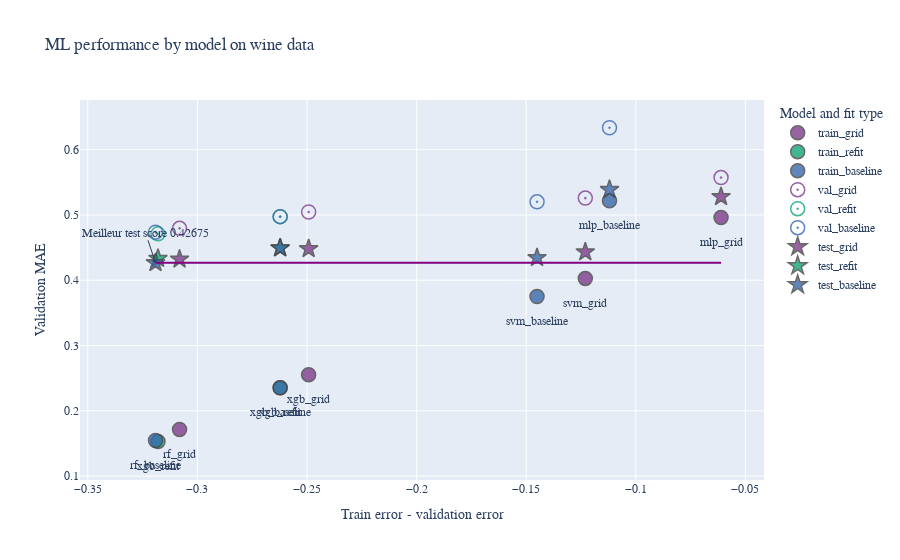

Write notebook code for a chart like this one.
### Markdown cell above
Pour ce graphique, les modèles qui se trouvent le plus à gauche ont le plus fort pouvoir de généralisation. 

Nous trouvons: 
- MLP et sans avec *tuning*
- SVM avec et sans *tuning*

À l'autre extrême, nous trouvons le XGB sans et avec  *tuning* et les RF (*tuned* et *baseline*) qui ont clairement sur-appris les données d'entraînement, toutefois, ils obtiennent des scores très élevés aussi avec les données de test. 

L'erreur est très proche de 0.

Voyons si notre classement de modèles change lorsque nous choisissons une autre métrique : le *mean absolute error*:

### Code cell
subset = scores.query("metric=='mae'")
fig = go.Figure()

# Add traces
show_anot = 0
for ith, split in enumerate(["train", "val", "test"]):
    temp = subset.query("data_split==@split")
    for i, kind in enumerate(temp["kind"].unique()):
        color = colors[i]
        models = temp[temp["kind"] == kind]["model"].values
        fig.add_trace(
            go.Scatter(
                x=temp[temp["kind"] == kind]["difference"],
                y=temp[temp["kind"] == kind]["score"],
                mode="markers",
                name=split + "_" + kind,
                marker=dict(
                    size=14,
                    symbol=symbols[ith],
                    color=color,
                    opacity=0.8,
                    line=dict(width=1.5),
                ),
                text=models + "_" + kind,
                hovertemplate="train error - val error: %{x} <br>SCORE: %{y} </br> MODEL :%{text}",
            )
        )

        if show_anot == 0:
            fig.add_trace(
                go.Scatter(
                    x=temp[temp["kind"] == kind]["difference"],
                    y=temp[temp["kind"] == kind]["score"] - 0.03,
                    mode="text",
                    text=models + "_" + kind,
                    textposition="bottom center",
                    showlegend=False,
                )
            )
    show_anot += 1
fig.update_layout(
    title=f"ML performance by model on {dataset} data",
    xaxis_title="Train error - validation error",
    yaxis_title="Validation MAE",
    legend_title="Model and fit type",
    font=dict(family="Courier New, monospace", size=12),
)

best_score= np.min(subset.query("data_split=='test'")['score'])

fig.add_shape(type='line',
                x0=np.min(subset['difference']),
                y0=best_score,
                y1=best_score,
                x1=np.max(subset['difference']),
                line=dict(color='Purple',),
                xref='x',
                yref='y'
                
)
fig.add_annotation(text= f"Meilleur test score {np.round(best_score,6)}",
                  x=np.min(subset['difference']), y=best_score, showarrow=True,arrowhead=1)

fig.show()

### Figure 1 — Plotly figure (JSON) as saved in the notebook; plotly's stock layout.template omitted (floating-point values rounded to 4 significant figures)
{"data": [{"hovertemplate": "train error - val error: %{x} <br>SCORE: %{y} </br> MODEL :%{text}", "marker": {"color": "rgb(127, 60, 141)", "line": {"width": 1.5}, "opacity": 0.8, "size": 14, "symbol": "circle"}, "mode": "markers", "name": "train_grid", "text": ["mlp_grid", "svm_grid", "rf_grid", "xgb_grid"], "type": "scatter", "x": [-0.06111, -0.123, -0.3082, -0.2493], "y": [0.4962, 0.4028, 0.1714, 0.2553]}, {"mode": "text", "showlegend": false, "text": ["mlp_grid", "svm_grid", "rf_grid", "xgb_grid"], "textposition": "bottom center", "type": "scatter", "x": [-0.06111, -0.123, -0.3082, -0.2493], "y": [0.4662, 0.3728, 0.1414, 0.2253]}, {"hovertemplate": "train error - val error: %{x} <br>SCORE: %{y} </br> MODEL :%{text}", "marker": {"color": "rgb(17, 165, 121)", "line": {"width": 1.5}, "opacity": 0.8, "size": 14, "symbol": "circle"}, "mode": "markers", "name": "train_refit", "text": ["xgb_refit", "xgb_refit"], "type": "scatter", "x": [-0.318, -0.2623], "y": [0.1531, 0.2352]}, {"mode": "text", "showlegend": false, "text": ["xgb_refit", "xgb_refit"], "textposition": "bottom center", "type": "scatter", "x": [-0.318, -0.2623], "y": [0.1231, 0.2052]}, {"hovertemplate": "train error - val error: %{x} <br>SCORE: %{y} </br> MODEL :%{text}", "marker": {"color": "rgb(57, 105, 172)", "line": {"width": 1.5}, "opacity": 0.8, "size": 14, "symbol": "circle"}, "mode": "markers", "name": "train_baseline", "text": ["mlp_baseline", "svm_baseline", "rf_baseline", "xgb_baseline"], "type": "scatter", "x": [-0.112, -0.1451, -0.3191, -0.2623], "y": [0.5217, 0.3751, 0.1546, 0.2352]}, {"mode": "text", "showlegend": false, "text": ["mlp_baseline", "svm_baseline", "rf_baseline", "xgb_baseline"], "textposition": "bottom center", "type": "scatter", "x": [-0.112, -0.1451, -0.3191, -0.2623], "y": [0.4917, 0.3451, 0.1246, 0.2052]}, {"hovertemplate": "train error - val error: %{x} <br>SCORE: %{y} </br> MODEL :%{text}", "marker": {"color": "rgb(127, 60, 141)", "line": {"width": 1.5}, "opacity": 0.8, "size": 14, "symbol": "circle-open-dot"}, "mode": "markers", "name": "val_grid", "text": ["mlp_grid", "svm_grid", "rf_grid", "xgb_grid"], "type": "scatter", "x": [-0.06111, -0.123, -0.3082, -0.2493], "y": [0.5573, 0.5259, 0.4795, 0.5045]}, {"hovertemplate": "train error - val error: %{x} <br>SCORE: %{y} </br> MODEL :%{text}", "marker": {"color": "rgb(17, 165, 121)", "line": {"width": 1.5}, "opacity": 0.8, "size": 14, "symbol": "circle-open-dot"}, "mode": "markers", "name": "val_refit", "text": ["xgb_refit", "xgb_refit"], "type": "scatter", "x": [-0.318, -0.2623], "y": [0.4711, 0.4975]}, {"hovertemplate": "train error - val error: %{x} <br>SCORE: %{y} </br> MODEL :%{text}", "marker": {"color": "rgb(57, 105, 172)", "line": {"width": 1.5}, "opacity": 0.8, "size": 14, "symbol": "circle-open-dot"}, "mode": "markers", "name": "val_baseline", "text": ["mlp_baseline", "svm_baseline", "rf_baseline", "xgb_baseline"], "type": "scatter", "x": [-0.112, -0.1451, -0.3191, -0.2623], "y": [0.6337, 0.5202, 0.4737, 0.4975]}, {"hovertemplate": "train error - val error: %{x} <br>SCORE: %{y} </br> MODEL :%{text}", "marker": {"color": "rgb(127, 60, 141)", "line": {"width": 1.5}, "opacity": 0.8, "size": 14, "symbol": "star"}, "mode": "markers", "name": "test_grid", "text": ["mlp_grid", "svm_grid", "rf_grid", "xgb_grid"], "type": "scatter", "x": [-0.06111, -0.123, -0.3082, -0.2493], "y": [0.5279, 0.4433, 0.4322, 0.4482]}, {"hovertemplate": "train error - val error: %{x} <br>SCORE: %{y} </br> MODEL :%{text}", "marker": {"color": "rgb(17, 165, 121)", "line": {"width": 1.5}, "opacity": 0.8, "size": 14, "symbol": "star"}, "mode": "markers", "name": "test_refit", "text": ["xgb_refit", "xgb_refit"], "type": "scatter", "x": [-0.318, -0.2623], "y": [0.4333, 0.4494]}, {"hovertemplate": "train error - val error: %{x} <br>SCORE: %{y} </br> MODEL :%{text}", "marker": {"color": "rgb(57, 105, 172)", "line": {"width": 1.5}, "opacity": 0.8, "size": 14, "symbol": "star"}, "mode": "markers", "name": "test_baseline", "text": ["mlp_baseline", "svm_baseline", "rf_baseline", "xgb_baseline"], "type": "scatter", "x": [-0.112, -0.1451, -0.3191, -0.2623], "y": [0.5388, 0.4346, 0.4267, 0.4494]}], "layout": {"annotations": [{"arrowhead": 1, "showarrow": true, "text": "Meilleur test score 0.42675", "x": -0.3191, "y": 0.4267}], "autosize": true, "font": {"family": "Courier New, monospace", "size": 12}, "legend": {"title": {"text": "Model and fit type"}}, "shapes": [{"line": {"color": "Purple"}, "type": "line", "x0": -0.3191, "x1": -0.06111, "xref": "x", "y0": 0.4267, "y1": 0.4267, "yref": "y"}], "title": {"text": "ML performance by model on wine data"}, "xaxis": {"autorange": true, "range": [-0.3627, -0.0415], "title": {"text": "Train error - validation error"}, "type": "linear"}, "yaxis": {"autorange": true, "range": [0.09312, 0.6928], "title": {"text": "Validation MAE"}, "type": "linear"}}}
